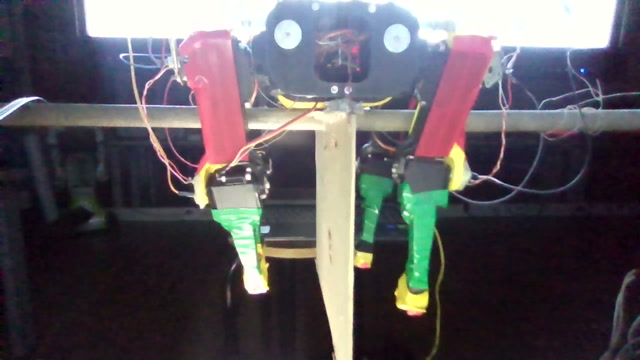
#> input picture Experimentos/camaras/vivo/1_hp_pc.jpg, 640 x 360 px; its folder holds only this picture in this run
$ python vista_vivo.py
#> lines starting #> are read from the running program, lines starting #| are printed output that depends on the picture
#!/usr/bin/env python3
"""Ventana con las 5 cámaras en vivo DURANTE las caminatas (21-oct).

La grabación (grabar_caminata.py) deja en vivo/ una imagen de cada cámara dos veces por segundo;
esta ventana las muestra en un mosaico 3 + 2 con su antigüedad. No abre ninguna cámara, así que
puede estar abierta todo el tiempo sin estorbar a las grabaciones. Entre caminatas las imágenes se
quedan quietas (se marca «sin caminata»). Tecla q o Esc: cerrar.

Uso: python3 vista_vivo.py
"""
import fcntl
import sys
import time
from pathlib import Path

import cv2
import numpy as np

VIVO = Path(__file__).resolve().parent / "vivo"
CAMARAS = [("1_hp_pc.jpg", "1 HP de este PC"), ("logitech.jpg", "2 Logitech"), ("general.jpg", "3 General Webcam"),
           ("portatil2.jpg", "4 Portatil 2"), ("windows.jpg", "5 PC Windows (abajo)")]
ANCHO, ALTO = 640, 360


def panel(archivo, titulo):
#> called with archivo = '1_hp_pc.jpg', titulo = '1 HP de este PC'
    img = np.zeros((ALTO, ANCHO, 3), np.uint8)
    f = VIVO / archivo
    edad = None
    if f.exists():
        edad = time.time() - f.stat().st_mtime
        im = cv2.imread(str(f))
#> im is the input picture: shape (360, 640, 3); mean B, G, R 93.3, 87.8, 92.4
        if im is not None:
            h, w = im.shape[:2]
#> h = 360; w = 640
            e = min(ANCHO / w, ALTO / h)
#> e = 1
            peq = cv2.resize(im, (int(w * e), int(h * e)))
            y0, x0 = (ALTO - peq.shape[0]) // 2, (ANCHO - peq.shape[1]) // 2
#> y0 = 0; x0 = 0
            img[y0:y0 + peq.shape[0], x0:x0 + peq.shape[1]] = peq
    if edad is None:
        estado, color = "sin imagen todavia", (0, 0, 255)
    elif edad < 3:
        estado, color = "EN VIVO", (0, 220, 0)
    else:
        estado, color = f"sin caminata (hace {edad:.0f} s)", (0, 200, 255)
    cv2.rectangle(img, (0, 0), (ANCHO, 30), (0, 0, 0), -1)
    cv2.putText(img, titulo, (8, 21), cv2.FONT_HERSHEY_SIMPLEX, 0.6, (255, 255, 255), 2)
    cv2.putText(img, estado, (ANCHO - 260, 21), cv2.FONT_HERSHEY_SIMPLEX, 0.55, color, 2)
    return img


def main():
    # 26-oct: una sola ventana; grabar_caminata.py la abre sola si no está abierta.
    global _cerrojo
    _cerrojo = open("/tmp/vista_vivo.lock", "w")
    try:
        fcntl.flock(_cerrojo, fcntl.LOCK_EX | fcntl.LOCK_NB)
    except BlockingIOError:
        sys.exit(0)
    VIVO.mkdir(exist_ok=True)
    cv2.namedWindow("Camaras en vivo (caminatas)", cv2.WINDOW_NORMAL)
    cv2.resizeWindow("Camaras en vivo (caminatas)", 3 * ANCHO * 3 // 4, 2 * ALTO * 3 // 4)
    vista = False
    while True:
        p = [panel(a, t) for a, t in CAMARAS] + [np.zeros((ALTO, ANCHO, 3), np.uint8)]
#> in panel (call 2), `img = np.zeros((ALTO, ANCHO, 3), np.uint8)`: img: shape (360, 640, 3); every value is 0
#> in panel (call 5), `cv2.putText(img, estado, (ANCHO - 260, 21), cv2.FONT_HERSHEY_SIMPLEX, ..`:
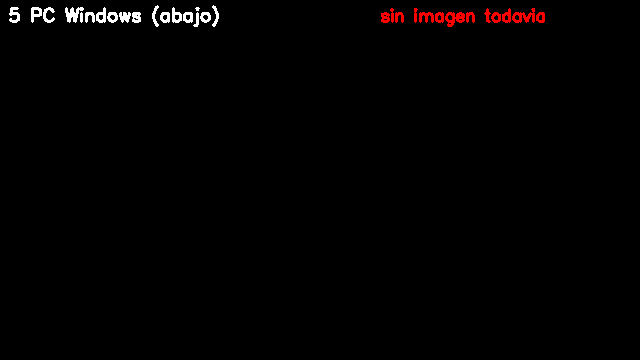
#> img: shape (360, 640, 3); mean of channels 0, 1, 2 1.6, 1.6, 2.8; drawn as B, G, R
#> p = 6 items
        cv2.imshow("Camaras en vivo (caminatas)", np.vstack([np.hstack(p[:3]), np.hstack(p[3:])]))
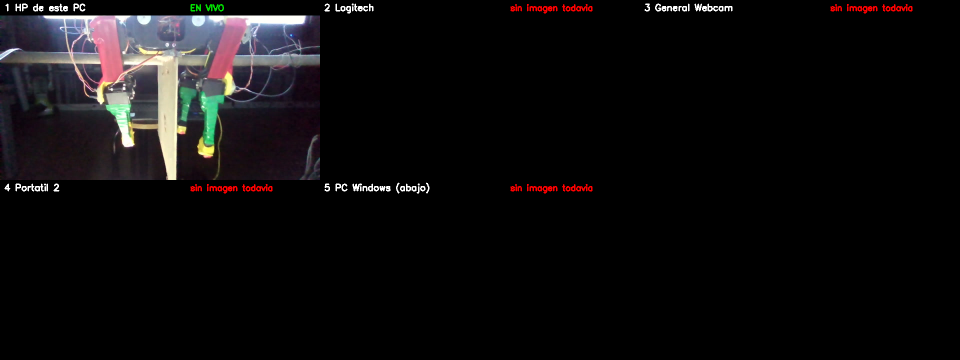
#> window 'Camaras en vivo (caminatas)': shape (720, 1920, 3) (shown at 1/2 size); mean B, G, R 13.4, 12.7, 14.3
        if cv2.waitKey(300) & 0xFF in (ord("q"), 27):
#> (key q is pressed here)
            break
        v = cv2.getWindowProperty("Camaras en vivo (caminatas)", cv2.WND_PROP_VISIBLE)
        if v >= 1:
            vista = True
        elif vista:
            break
    cv2.destroyAllWindows()


if __name__ == "__main__":
    main()

$ run again, on Experimentos/camaras/vivo/windows.jpg
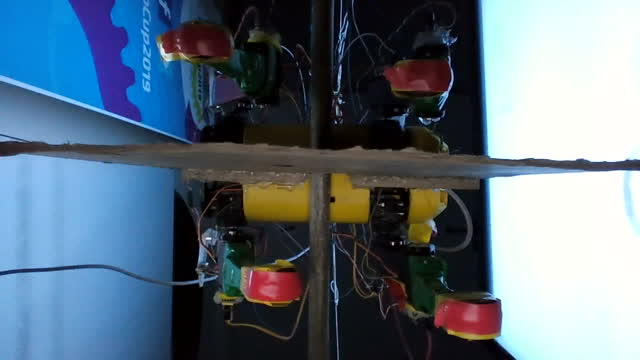
#> input picture Experimentos/camaras/vivo/windows.jpg, 640 x 360 px
#> in panel, im is the input picture: shape (360, 640, 3); mean B, G, R 125.7, 110.8, 93.8
#> in panel (call 5), `cv2.putText(img, estado, (ANCHO - 260, 21), cv2.FONT_HERSHEY_SIMPLEX, ..`:
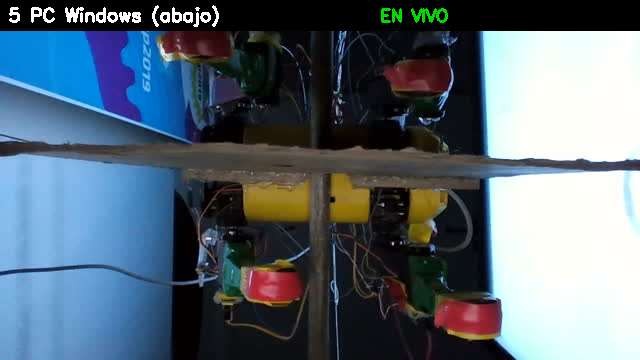
#> img: shape (360, 640, 3); mean of channels 0, 1, 2 116.5, 104.4, 89.6; drawn as B, G, R
#> p = 6 items
#> in main, `cv2.imshow("Camaras en vivo (caminatas)", np.vstack([np.hstack(p[:3]),..`:
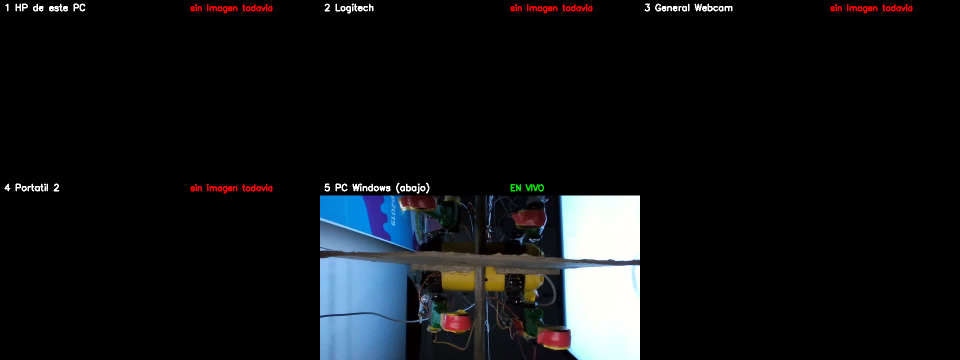
#> window 'Camaras en vivo (caminatas)': shape (720, 1920, 3) (shown at 1/2 size); mean B, G, R 20.1, 18.1, 16.4

$ run again, on Experimentos/camaras/vivo/general.jpg
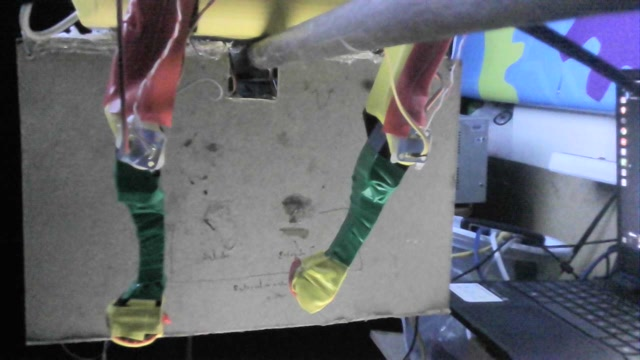
#> input picture Experimentos/camaras/vivo/general.jpg, 640 x 360 px
#> in panel (call 2), `cv2.putText(img, estado, (ANCHO - 260, 21), cv2.FONT_HERSHEY_SIMPLEX, ..`:
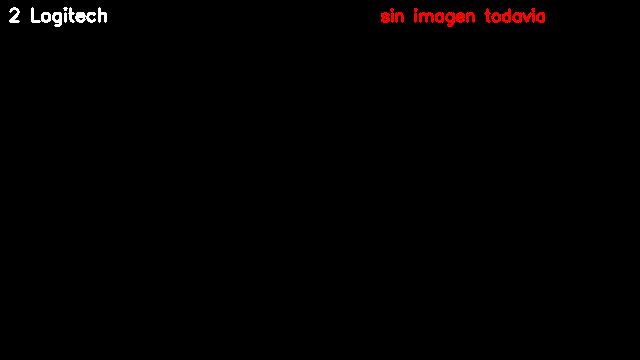
#> img: shape (360, 640, 3); mean of channels 0, 1, 2 0.8, 0.8, 2; drawn as B, G, R
#> in panel, im is the input picture: shape (360, 640, 3); mean B, G, R 113.9, 106.4, 103.1
#> p = 6 items
#> in main, `cv2.imshow("Camaras en vivo (caminatas)", np.vstack([np.hstack(p[:3]),..`:
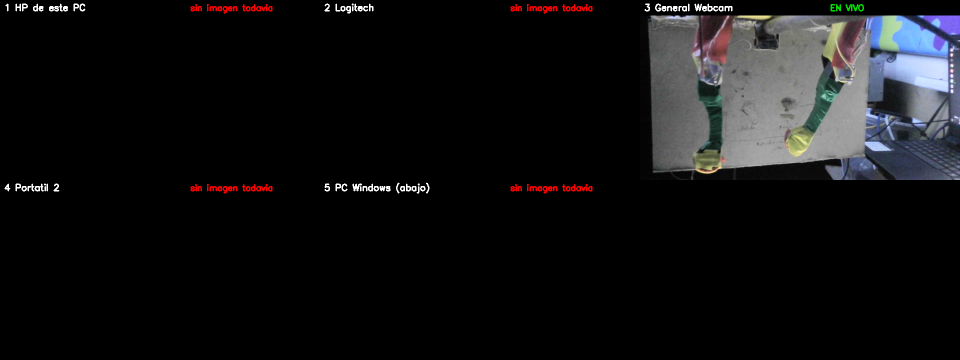
#> window 'Camaras en vivo (caminatas)': shape (720, 1920, 3) (shown at 1/2 size); mean B, G, R 18.3, 17.2, 17.3

$ run again, on Experimentos/camaras/vivo/logitech.jpg
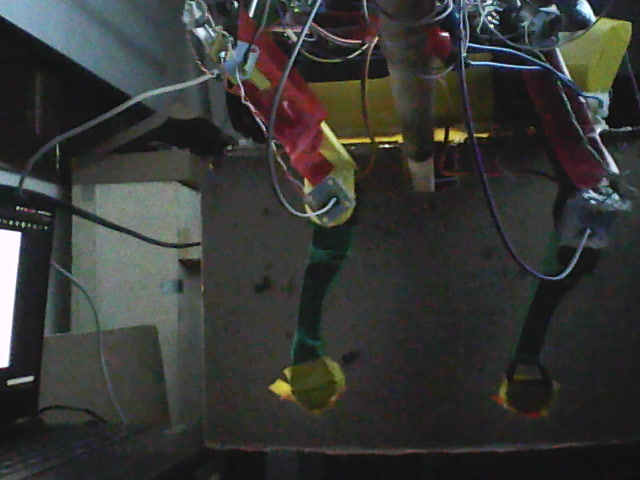
#> input picture Experimentos/camaras/vivo/logitech.jpg, 640 x 480 px
#> in panel, im is the input picture: shape (480, 640, 3); mean B, G, R 53.1, 55.6, 54.6
#> in panel (call 2), `img[y0:y0 + peq.shape[0], x0:x0 + peq.shape[1]] = peq`:
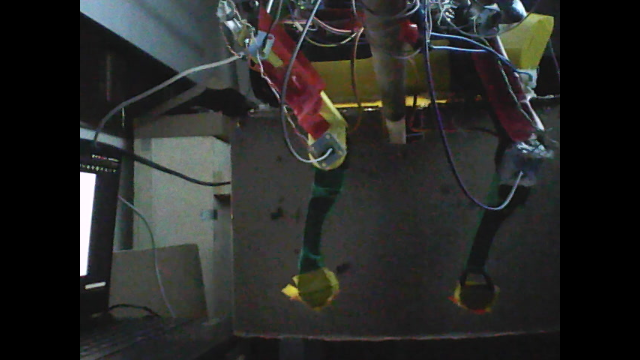
#> img: shape (360, 640, 3); mean of channels 0, 1, 2 39.8, 41.7, 40.9; drawn as B, G, R
#> p = 6 items
#> in main, `cv2.imshow("Camaras en vivo (caminatas)", np.vstack([np.hstack(p[:3]),..`:
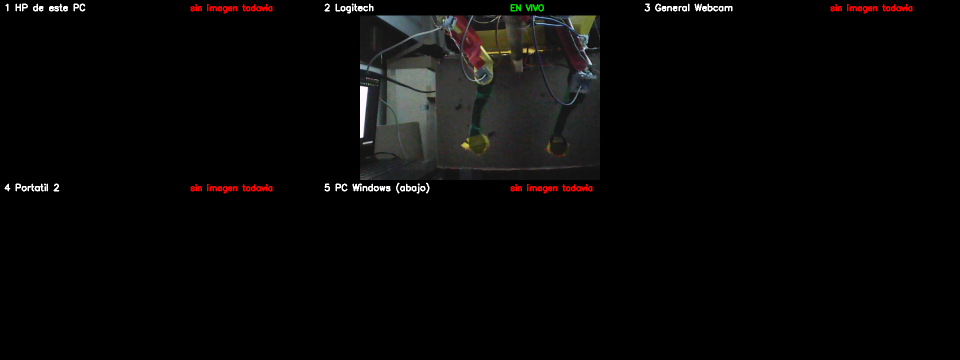
#> window 'Camaras en vivo (caminatas)': shape (720, 1920, 3) (shown at 1/2 size); mean B, G, R 6.7, 7.1, 7.8

$ run again, on Experimentos/camaras/vivo/portatil2.jpg
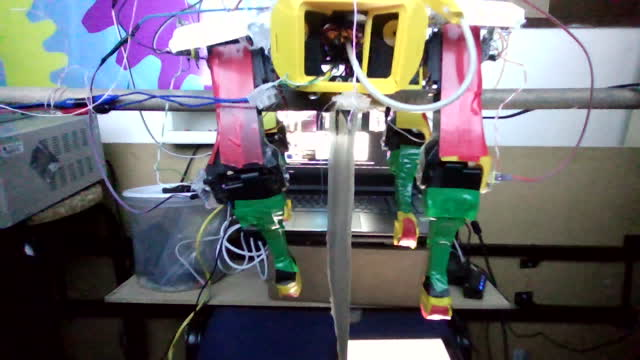
#> input picture Experimentos/camaras/vivo/portatil2.jpg, 640 x 360 px
#> in panel (call 3), `cv2.putText(img, estado, (ANCHO - 260, 21), cv2.FONT_HERSHEY_SIMPLEX, ..`:
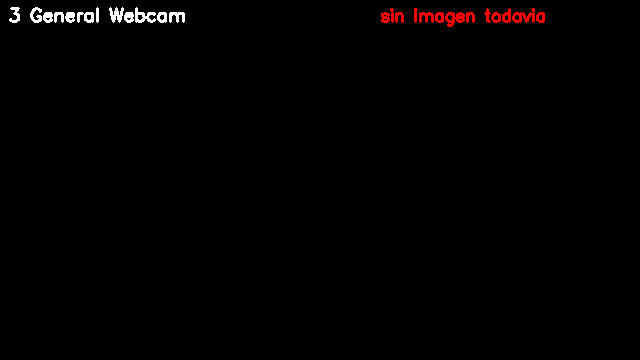
#> img: shape (360, 640, 3); mean of channels 0, 1, 2 1.3, 1.3, 2.5; drawn as B, G, R
#> in panel, im is the input picture: shape (360, 640, 3); mean B, G, R 106.7, 104.5, 105.7
#> p = 6 items
#> in main, `cv2.imshow("Camaras en vivo (caminatas)", np.vstack([np.hstack(p[:3]),..`:
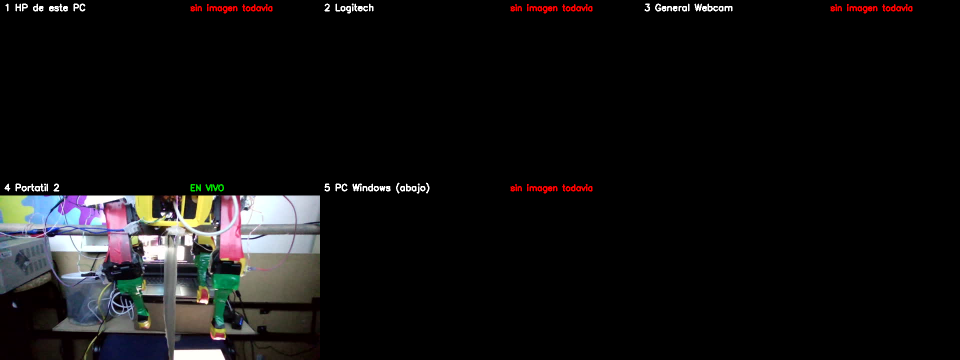
#> window 'Camaras en vivo (caminatas)': shape (720, 1920, 3) (shown at 1/2 size); mean B, G, R 16.4, 16.2, 17
